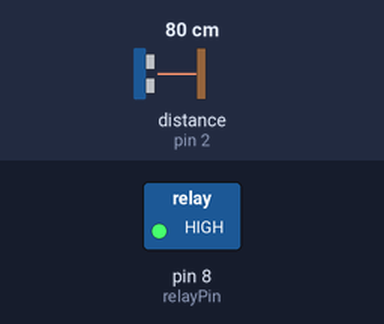
A sketch run on a simulated Arduino Uno, built with avr-gcc and run on an emulated ATmega328P. Parts: switched loads named in the sketch (green lamp = pin HIGH). Wiring (inferred from the names in the program): ultrasonic range finder: trigger pin 3; echo pin 2. Inputs (shaded band) come from the test bench; at power-on: distance to the obstacle (sensor on pin 2) 80 cm. The echo pulse lasts 58.3 µs per cm; pins used as bus, display or sensor lines are not drawn.

Above: at 1.2 s.
1.3 s: distance to the obstacle (sensor on pin 2) set to 24 cm
2.8 s: distance to the obstacle (sensor on pin 2) set to 19 cm
At 4.0 s:
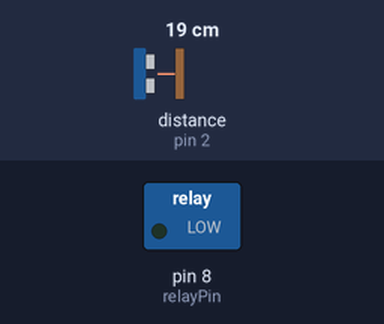
4.3 s: distance to the obstacle (sensor on pin 2) set to 35 cm
At 5.5 s:
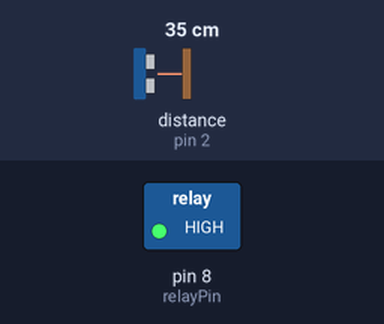
5.8 s: distance to the obstacle (sensor on pin 2) set to 2 cm
At 6.4 s:
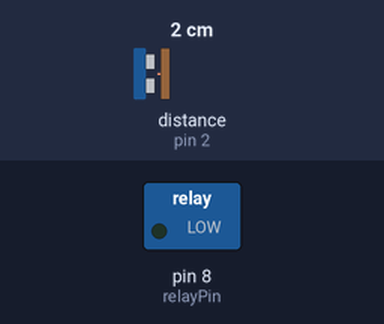
Timing chart, 0 to 8.3 s (numbered marks = the images above; inputs shaded):
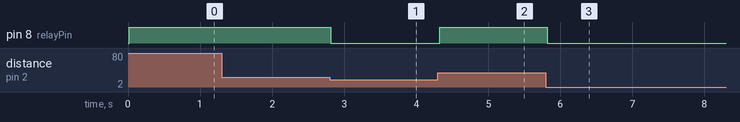

The sketch:

main.ino
```cpp
int trigPin = 3;
int echoPin = 2;
int relayPin = 8;
int limit = 20;

void setup()
{
    pinMode(relayPin, OUTPUT);
    pinMode(trigPin, OUTPUT);
    pinMode(echoPin, INPUT);
}

void loop()
{
    long duration, distance;
    digitalWrite(trigPin, HIGH);
    delayMicroseconds(1000);
    digitalWrite(trigPin, LOW);
    duration = pulseIn(echoPin, HIGH);
    distance = (duration / 2) / 29.1;
    delay(10);
    if ((distance <= limit))
    {
        digitalWrite(relayPin, LOW);
    }
    else if (distance > limit)
    {
        digitalWrite(relayPin, HIGH);
    }
}
```

Measured:
- the behaviour switches between 22 and 21 cm on distance to the obstacle (sensor on pin 2) (found by bisection; images 0 and 1)
- after the input at 1.3 s, every drawn part: stays the same
- after the input at 2.8 s, pin 8 (relayPin): HIGH → LOW at once
- after the input at 4.3 s, pin 8 (relayPin): LOW → HIGH at once
- after the input at 5.8 s, pin 8 (relayPin): HIGH → LOW at once
